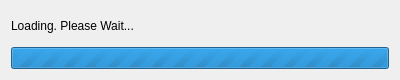
<?xml version="1.0" encoding="UTF-8"?>
<ui version="4.0">
 <class>LoadingDialog</class>
 <widget class="QDialog" name="LoadingDialog">
  <property name="geometry">
   <rect>
    <x>0</x>
    <y>0</y>
    <width>400</width>
    <height>80</height>
   </rect>
  </property>
  <property name="minimumSize">
   <size>
    <width>400</width>
    <height>80</height>
   </size>
  </property>
  <property name="windowTitle">
   <string>Loading. Please Wait...</string>
  </property>
  <layout class="QVBoxLayout" name="verticalLayout">
   <item>
    <widget class="QLabel" name="message_label">
     <property name="text">
      <string>Loading. Please Wait...</string>
     </property>
     <property name="alignment">
      <set>Qt::AlignLeading|Qt::AlignLeft|Qt::AlignVCenter</set>
     </property>
    </widget>
   </item>
   <item>
    <widget class="QProgressBar" name="progressBar">
     <property name="maximum">
      <number>0</number>
     </property>
     <property name="value">
      <number>0</number>
     </property>
    </widget>
   </item>
  </layout>
 </widget>
 <resources/>
 <connections/>
</ui>
